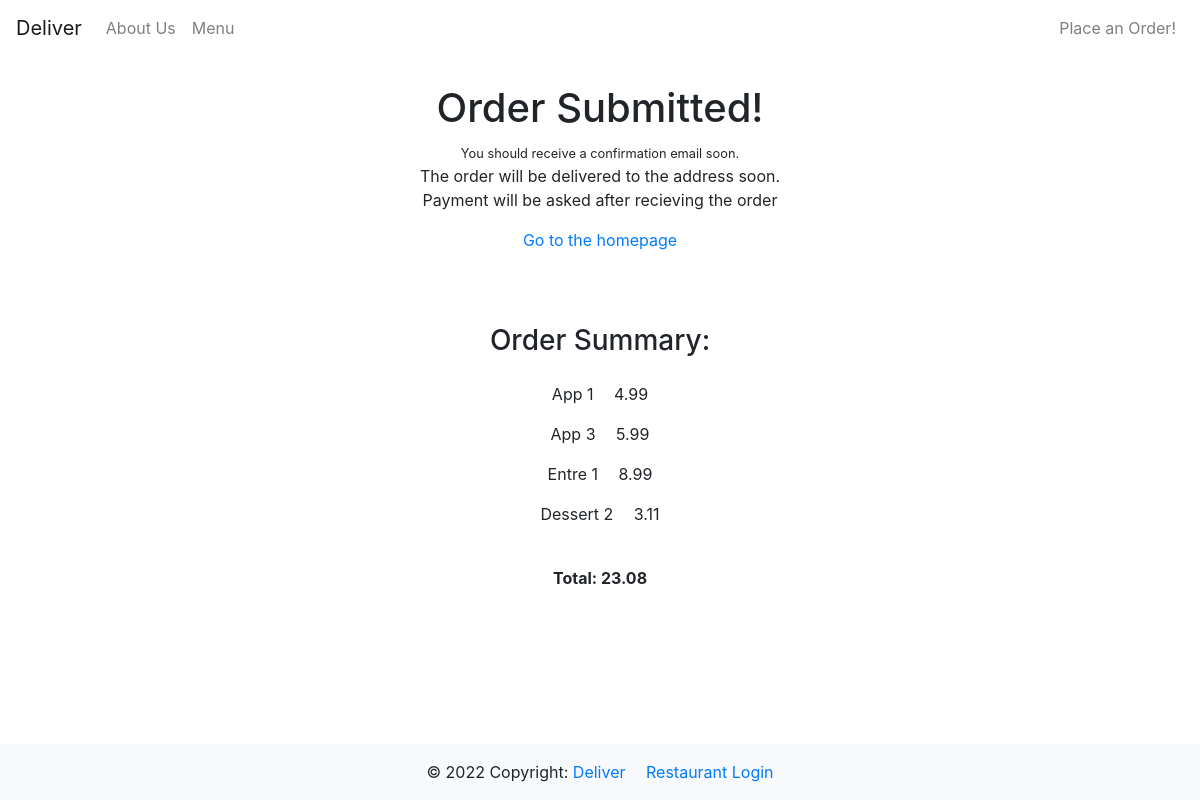
The app's page /order-confirmation/8/ with its own data.
### customers/models.py (models this page shows, shortened)
class MenuItem(models.Model):
    name = models.CharField(max_length=100)
    description = models.TextField()
    image = models.ImageField(upload_to='menu_images')
    price = models.DecimalField(max_digits=5, decimal_places=2)
    category = models.ManyToManyField('Category', related_name='item')

class OrderModel(models.Model):
    created_on = models.DateTimeField(auto_now_add=True)
    price = models.DecimalField(max_digits=7, decimal_places=2)
    items = models.ManyToManyField('MenuItem',related_name='order',blank=True)
    name = models.CharField(max_length=50,blank=True)
    email = models.CharField(max_length=50, blank=True)
    street = models.CharField(max_length=50, blank=True)
    city = models.CharField(max_length=50, blank=True)
    state = models.CharField(max_length=50, blank=True)
    zip_code = models.IntegerField(blank=True,null=True)
    is_paid = models.BooleanField(default=False)
    is_shipped = models.BooleanField(default=False)

### customers/views.py (the view, shortened to what this page needs)
# urls.py: path('order-confirmation/<int:pk>/', OrderConfirmation.as_view(), name='order-confirmation'),
class OrderConfirmation(View):
    def get(self, request, pk, *args, **kwargs):
        order = OrderModel.objects.get(pk=pk)
        context = {
            'pk': order.pk,
            'items': order.items,
            'price': order.price
        }
        return render(request, 'customer/order_confirmation.html', context)

### customers/templates/customer/order_confirmation.html
{% extends 'customer/base.html' %}
{% block content %}
<div class="container mb-5">
    <div class="row justify-content-center mt-1">
        <div class="col-md-5 col-sm-12 p-4 text-center">
            <h1>Order Submitted!</h1>
            <small>You should receive a confirmation email soon.</small>
            <p>The order will be delivered to the address soon. Payment will be asked after recieving the order</p>
            <a href="{% url 'index' %}">Go to the homepage</a>
        </div>
    </div>
    <div class="row justify-content-center mt-5">
        <div class="col-md-5 col-sm-12 text-center">
            <h3 class="pb-3">Order Summary:</h3>
            {% for item in items.all %}
                <p>{{ item.name }} <span class="pl-3">{{ item.price }}</span></p>
            {% endfor %}
            <p class="font-weight-bold pt-4">Total: {{ price }}</p>
        </div>
    </div>
</div>
{% endblock content %}

### records on screen
MenuItem: name "App 1", price "4.99"
MenuItem: name "App 3", price "5.99"
MenuItem: name "Entre 1", price "8.99"
MenuItem: name "Dessert 2", price "3.11"
OrderModel: price "23.08"
